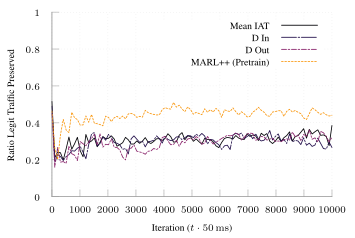

Reproduce this figure in gnuplot.
set terminal tikz standalone color size 9cm,6cm font '\scriptsize' preamble '\usepackage{microtype} \usepackage{times} \usepackage[T1]{fontenc} \usepackage{siunitx}\sisetup{detect-all}'
set output "tcp-combo-channel-features-8.tex"

load "inferno.pal"

set style line 102 lc rgb '#a0a0a0' lt 1 lw 1
set border ls 102
set colorbox border 102
set key textcolor rgb "black"
set tics textcolor rgb "black"
set label textcolor rgb "black"

set border 3
set grid x y
set xtics nomirror
set ytics nomirror

#set key autotitle columnhead
set datafile separator ","

set xlabel "Iteration ($t \\cdot{} \\SI{50}{\\milli\\second}$)"
set ylabel "Ratio Legit Traffic Preserved"

set yrange [0.0:1.0]
set key inside top right

plot '../results/tcp-combo-channel-prep-f5-8-avg.csv' u 1:3 w lines smooth sbezier title "Mean IAT" dt 1, \
     '../results/tcp-combo-channel-prep-f7-8-avg.csv' u 1:3 w lines smooth sbezier title "D In" dt (18,2,2,2), \
     '../results/tcp-combo-channel-prep-f6-8-avg.csv' u 1:3 w lines smooth sbezier title "D Out" ls 4  dt (6,2,2,2), \
     '../results/tcp-combo-channel-8-avg.csv' u 1:3 w lines smooth sbezier title "MARL++ (Pretrain)" ls 7 dt (2,2), \
